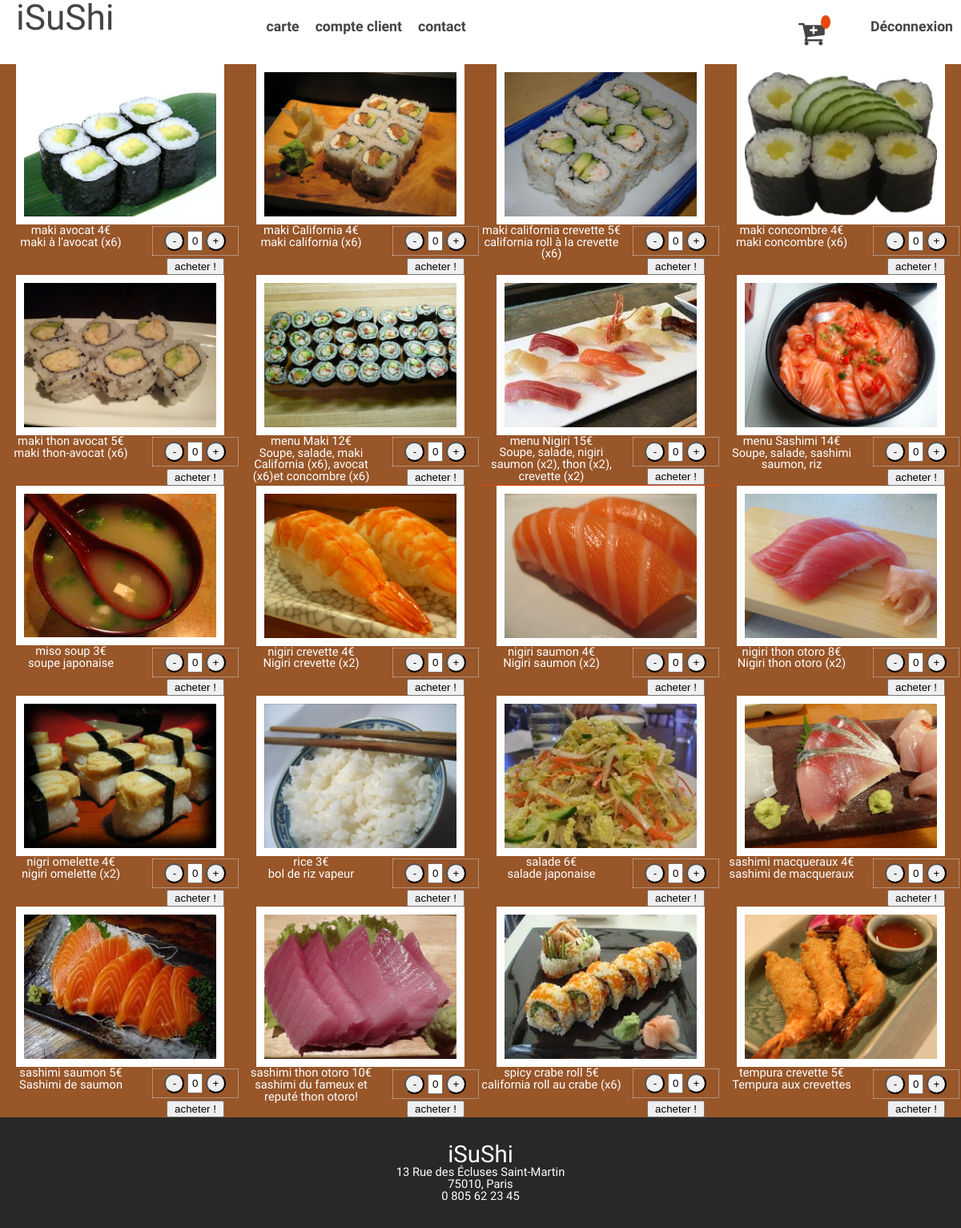
The app's page /liste-menu.php (signed in) with its own data.
### tables this page shows
CREATE TABLE `produits` (
  `id` int(10) UNSIGNED NOT NULL,
  `name` varchar(64) NOT NULL,
  `description` text NOT NULL,
  `image` varchar(255) NOT NULL,
  `price` int(7) UNSIGNED NOT NULL,
  `is_menu` tinyint(1) NOT NULL
);

### menu-choice.php (the view)
 <?php
 try {
	$pdo = include('data/pdo.php');
} catch (Exception $e) {
        die('Erreur');
}
$getimage = $pdo->query('SELECT id, image, name, description, price  FROM produits Order By name');
$donnees = $getimage->fetchall();
foreach ($donnees as $key => $value) {
	?>
	<div class="menu-mosaic" class="produits'" >
		<span class="imgSize">
			<img src="<?php echo $donnees[$key]['image'];?>" class="adapt-image"/>
		</span>
		<div class="count-container">
			<form class='myform'  method='POST' action='#'>
    			<input type='button' value='-' class='qtyminus' data-field='quantity' />
    			<input type='text' name='quantity' value='0' class='qty' />
    			<input type='button' value='+' class='qtyplus' data-field='quantity' />
			</form>
			<button data-product="<?=$donnees[$key]['id']; ?>" type="submit" value="text" class="basketAdd">acheter !</button>
		</div>
		<div class="menuText">
		<h3><?php echo $donnees[$key]['name'] . " " .$donnees [$key]['price'] . "€";?></h3>
		<p><?php echo $donnees [$key]['description'];?></p>
		</div>
	</div>
	<?php
}
?>

### css/style-arthur.css (style rules this page uses)
.menu-mosaic { width:320px; display:inline-block; float:left; position:relative; background-color: #985629; text-align: center; }
img.adapt-image { width: 80%; border:10px solid white; }
.myform { float:right; width :40%; }
.count-container { float:right; width:40%; }
.menuText { float:left; width: 59%; height:62px; text-align: center; }
.basketAdd { float:right; width: 60%; margin-right: 20px; }
.basketAdd, { border-radius:12px 0 12px 0; background: #f5f5f5; border:none; color:#555; font:bold 12px Verdana; padding:6px 0 6px 0; box-shadow:1px 1px 3px #999; }
.menu-text,h3,p { color: white; }
.menu-text,p { font-size: italic; }
form.myform { text-align: center; padding: 5px; border: 1px dotted #ccc; margin: 2%; width: 80%; }
.qty { width: 20%; height: 25px; text-align: center; }
input.qtyplus { width:25px; height:25px; border-radius: 50%; }
input.qtyminus { width:25px; height:25px; border-radius: 50%; }
.page-footer { background-color: #282828; padding: 32px 25px; text-align: center; color: #fff; }
@media screen and (min-width: 960px) { .menu-mosaic { width:25%; display:inline-block; float:left; position:relative; background-color: #985629; } }
@media screen and (min-width: 960px) { .basketAdd { cursor: pointer; } }

### css/style.css (style rules this page uses)
body { font-family: 'Muli', sans-serif; font-size: 92%; }
h2 { font-size: 2em; }
.page-footer { background-color: #282828; padding: 32px 25px; text-align: center; color: #fff; }

### records on screen
produits: image (picture), name "maki avocat", price "4", description "maki à l'avocat (x6)"
produits: image (picture), name "maki California", price "4", description "maki california (x6)"
produits: image (picture), name "maki california crevette", price "5", description "california roll à la crevette (x6)"
produits: image (picture), name "maki concombre", price "4", description "maki concombre (x6)"
produits: image (picture), name "maki thon avocat", price "5", description "maki thon-avocat (x6)"
produits: image (picture), name "menu Maki", price "12", description "Soupe, salade, maki California (x6), avocat (x6)et concombre (x6)"
produits: image (picture), name "menu Nigiri", price "15", description "Soupe, salade, nigiri saumon (x2), thon (x2), crevette (x2)"
produits: image (picture), name "menu Sashimi", price "14", description "Soupe, salade, sashimi saumon, riz"
produits: image (picture), name "miso soup", price "3", description "soupe japonaise"
produits: image (picture), name "nigiri crevette", price "4", description "Nigiri crevette (x2)"
produits: image (picture), name "nigiri saumon", price "4", description "Nigiri saumon (x2)"
produits: image (picture), name "nigiri thon otoro", price "8", description "Nigiri thon otoro (x2)"
produits: image (picture), name "nigri omelette", price "4", description "nigiri omelette (x2)"
produits: image (picture), name "rice", price "3", description "bol de riz vapeur"
produits: image (picture), name "salade", price "6", description "salade japonaise"
produits: image (picture), name "sashimi macqueraux", price "4", description "sashimi de macqueraux"
produits: image (picture), name "sashimi saumon", price "5", description "Sashimi de saumon"
produits: image (picture), name "sashimi thon otoro", price "10", description "sashimi du fameux et reputé thon otoro!"
produits: image (picture), name "spicy crabe roll", price "5", description "california roll au crabe (x6)"
produits: image (picture), name "tempura crevette", price "5", description "Tempura aux crevettes"

### other values on screen
$connect "Déconnexion"
